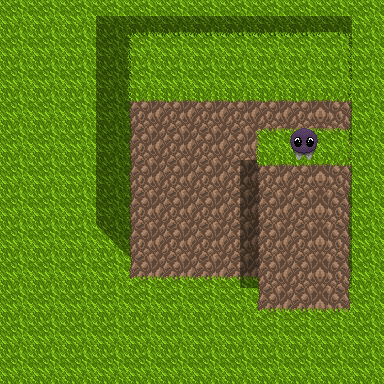

This is a level from a 2D game, rendered from its Tiled map with the project's own tilesets. A one-line summary and the map file follow, with tile-layer data summarised:
An orthogonal 12x12 tile map with 32x32 px tiles, 7 tile layers (Tile Layer 1, Tile Layer 5, Tile Layer 2, Tile Layer 6, ...), 2 tilesets.

<map version="1.0" orientation="orthogonal" renderorder="right-down" width="12" height="12" tilewidth="32" tileheight="32" nextobjectid="1">
 <tileset firstgid="1" name="Monsters1" tilewidth="32" tileheight="32">
  <image source="../Graphics/Sprites/Other/Monsters1.png" width="320" height="320" />
 </tileset>
 <tileset firstgid="101" name="Terrain-1" tilewidth="32" tileheight="32">
  <image source="../Graphics/TileSets/Terrain-1.png" width="640" height="640" />
 </tileset>
 <layer name="Tile Layer 1" width="12" height="12">
  <data>[144 cells, 144 non-empty, 2 distinct tile ids]</data>
 </layer>
 <layer name="Tile Layer 5" width="12" height="12">
  <data>[144 cells, 37 non-empty, 5 distinct tile ids]</data>
 </layer>
 <layer name="Tile Layer 2" width="12" height="12">
  <data>[144 cells, 42 non-empty, 9 distinct tile ids]</data>
 </layer>
 <layer name="Tile Layer 6" width="12" height="12">
  <data>[144 cells, 16 non-empty, 3 distinct tile ids]</data>
 </layer>
 <layer name="Tile Layer 3" width="12" height="12">
  <data>[144 cells, 15 non-empty, 9 distinct tile ids]</data>
 </layer>
 <layer name="Tile Layer 4" width="12" height="12">
  <data>[144 cells, 17 non-empty, 6 distinct tile ids]</data>
 </layer>
 <layer name="Tile Layer 7" width="12" height="12">
  <data>[144 cells, 1 non-empty, 1 distinct tile ids]</data>
 </layer>
</map>